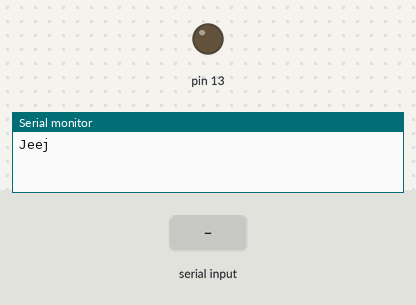
Recording of a sketch running on a simulated Arduino Uno, built with avr-gcc and run on an emulated ATmega328P. On the bench: output pins drawn as LEDs (lit = HIGH), the last lines printed to the serial monitor. Inputs (shaded band) come from the test bench.

Above: at 1.2 s.
1.3 s: "a" received over Serial
At 2.7 s:
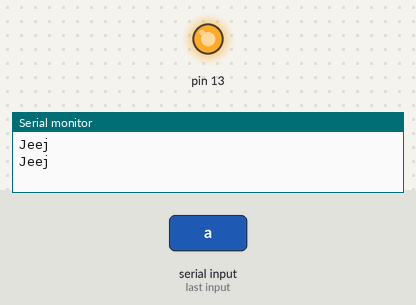
3.8 s: "b" received over Serial
At 5.8 s:
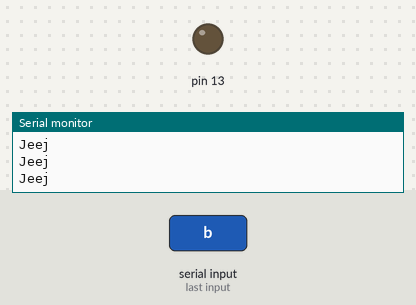
Timing chart, 0 to 7.3 s (numbered marks = the images above; inputs shaded):
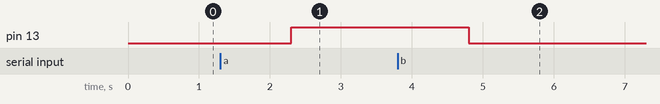

Measured:
- after the input at 1.3 s, pin 13: LOW → HIGH after 1.0 s
- after the input at 3.8 s, pin 13: HIGH → LOW after 1.0 s

The sketch:

AwaitAsyncforArduino_Converted.ino
```cpp
			class waitForpostingMessage
			{
			private:
				bool _isActive;
				void(*callback)(String message);

				// local context
				String message;

				// method parameters
				long start;
long delay;

			public:
				void startMethod(String message, void(*callback)(String message), long start, long delay) {
					this->message = message;

					this->callback = callback;

					this->start = start;
this->delay = delay;

					this->_isActive = true;
				}

				bool isActive() {
					return _isActive;
				}

				void tryMethod() {
							if (millis() - start > delay) {
			_isActive = false; callback(message);
		}
				}
			} waitForpostingMessage;


			class methodAsyncForpinHandling
			{
			private:
				bool _isActive;
				void(*callback)();

				// local context

				// method parameters

			public:
				void startMethod(void(*callback)()) {

					this->callback = callback;


					this->_isActive = true;
				}

				bool isActive() {
					return _isActive;
				}

				void tryMethod() {
							if (Serial.available()) {
			String string;
			string = Serial.readString();

			if (string == "a") {
				digitalWrite(13, true);
			}
			else if (string == "b") {
				digitalWrite(13, false);
			}

			_isActive = false; callback();
		}
				}
			} methodAsyncForpinHandling;


			void postingMessage() {
				if (waitForpostingMessage.isActive()) { return; }

	String message = "Jeej";

				waitForpostingMessage.startMethod(message, postingMessageCallback1, millis(), 1000);
			}
			void postingMessageCallback1(String message)
			{

	Serial.println(message);
			}


			void pinHandling() {
				if (methodAsyncForpinHandling.isActive()) { return; }


				methodAsyncForpinHandling.startMethod(pinHandlingCallback1);
			}
			void pinHandlingCallback1()
			{

			}


			class AsyncHandler
			{
			public:
				void loop() {

			if (methodAsyncForpinHandling.isActive()) {
				methodAsyncForpinHandling.tryMethod();
			}

			if (waitForpostingMessage.isActive()) {
				waitForpostingMessage.tryMethod();
			}


				}
			} AsyncHandler;
#define await(a) a
#define async_void void

void setup() {
	pinMode(13, OUTPUT);

	Serial.begin(9600);
}

void loop() {
	pinHandling();
	postingMessage();
AsyncHandler.loop();}

//async_void pinHandling() {
//	await(methodAsync());
//}

//async_void postingMessage() {
//	String message = "Jeej";
//	await(wait(millis(), 1000));
//	Serial.println(message);
//}

//async_void methodAsync() {
//	while (true) {
//		if (Serial.available()) {
//			String string;
//			string = Serial.readString();
//
//			if (string == "a") {
//				digitalWrite(13, true);
//			}
//			else if (string == "b") {
//				digitalWrite(13, false);
//			}
//
//			return;
//		}
//	}
//}

//async_void wait(long start, long delay) {
//	while (true) {
//		if (millis() - start > delay) {
//			return;
//		}
//	}
//}
```
